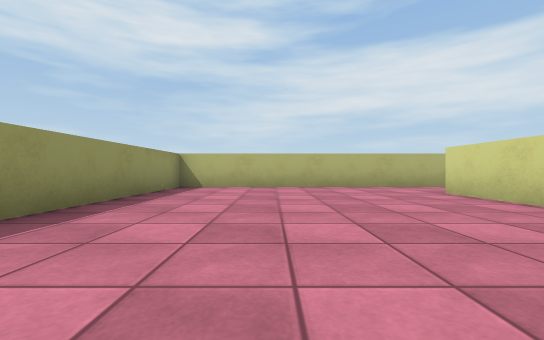
View 1 (above)

21 first-person views from a walk through a Unity game level. The camera is 0.46 m above the floor, looks level and sees 90° across. The floor is counted in squares, 1 m on a side. Each view is taken from the middle of a square. On the plan, view 1 faces up. The plan holds only what a view shows up to about 9 squares ahead; the rest is blank. The place goes on beyond the plan. Surface patterns are stand-ins for the level's own textures.

View 2
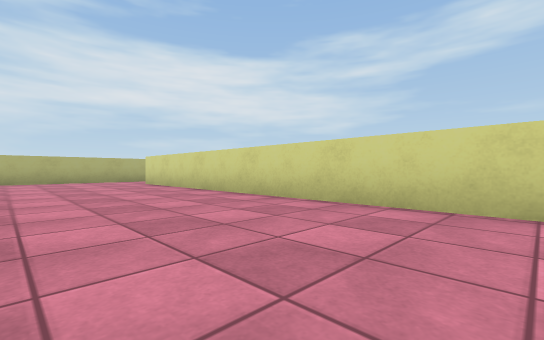

View 3
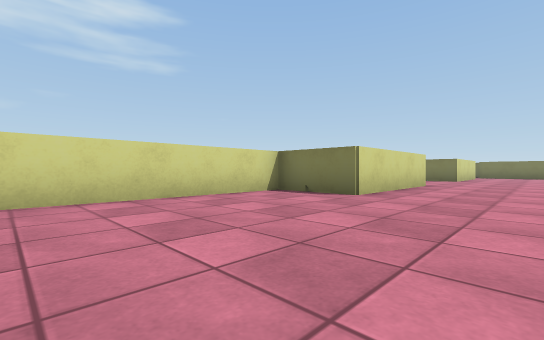

View 4
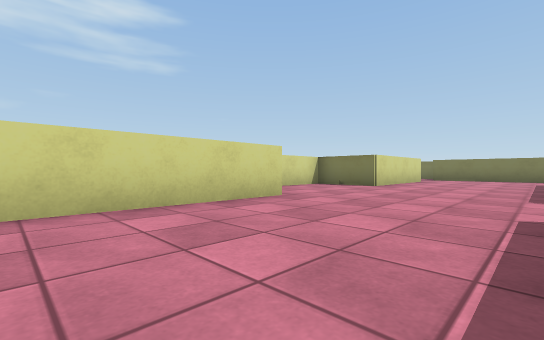

View 5
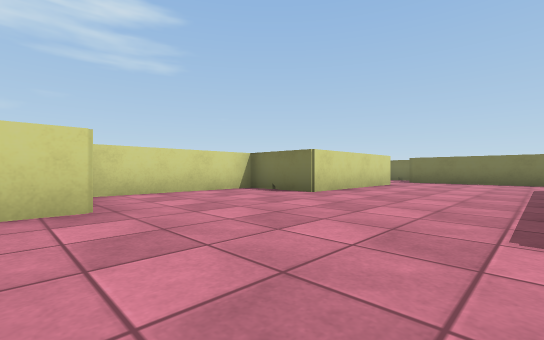

View 6
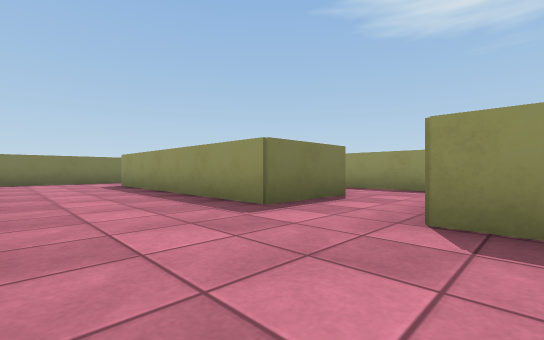

View 7
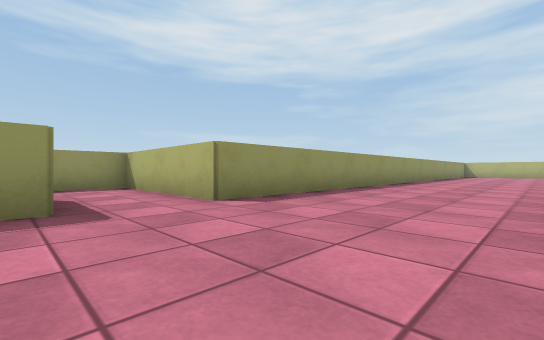

View 8
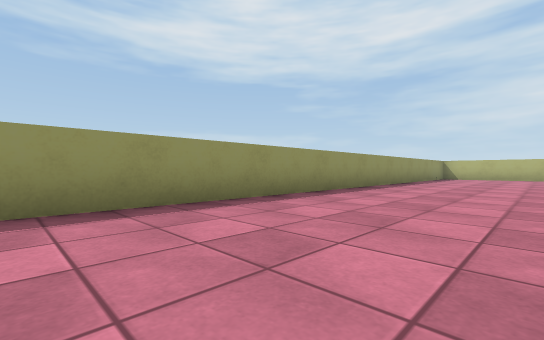

View 9
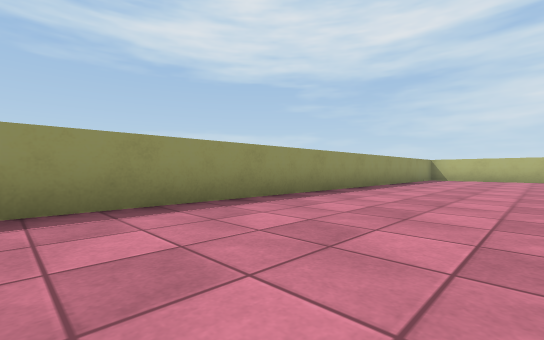

View 10
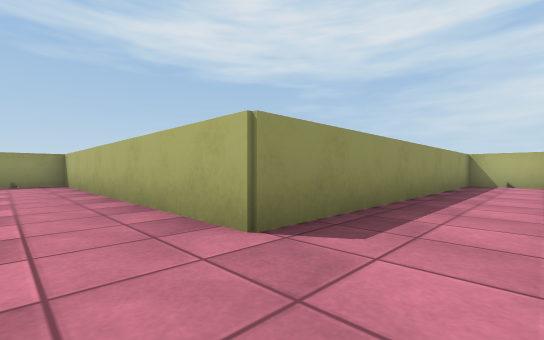

View 11
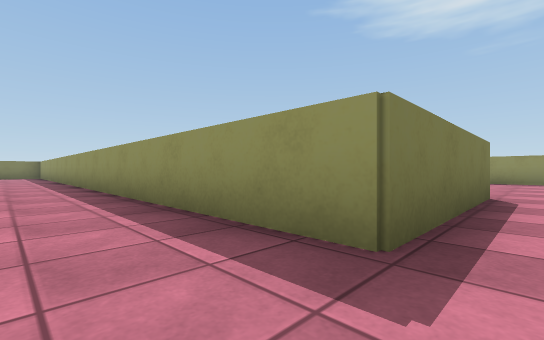

View 12
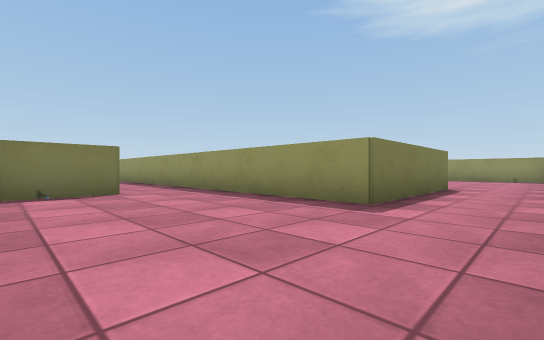

View 13
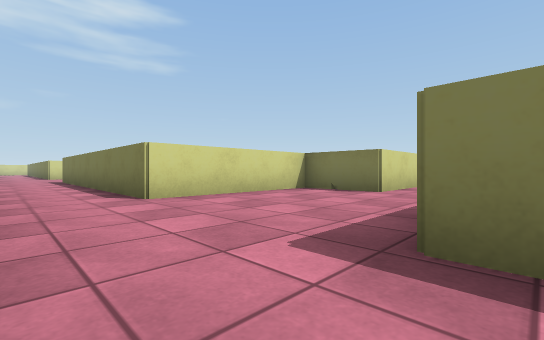

View 14
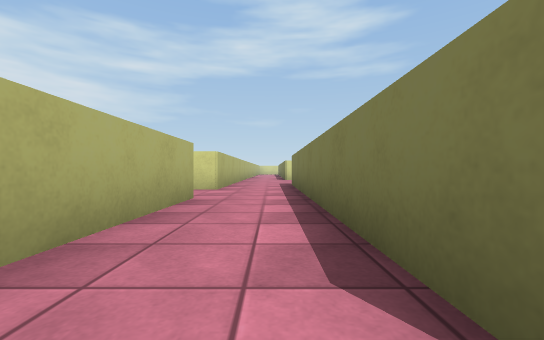

View 15
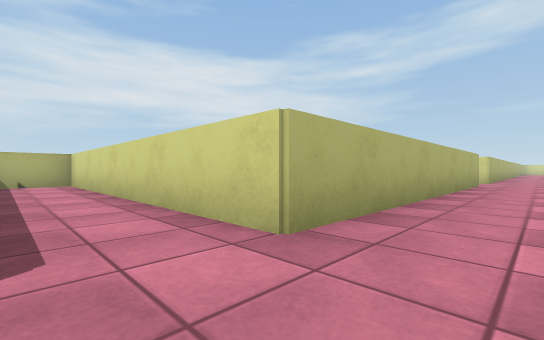

View 16
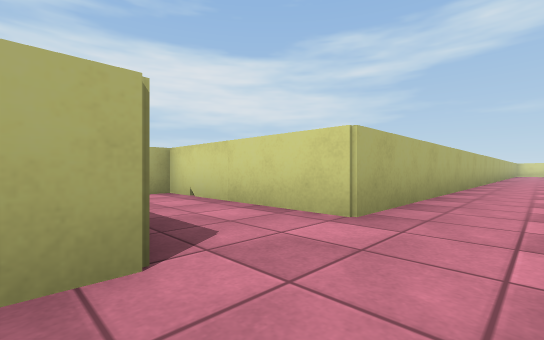

View 17
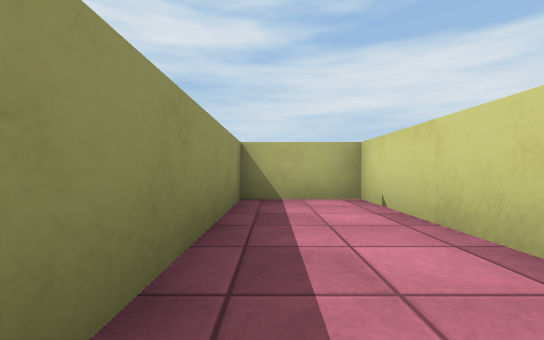

View 18
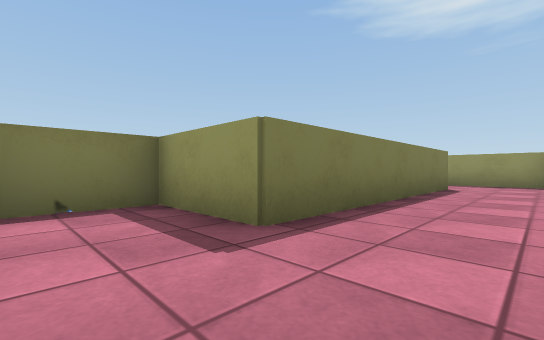

View 19
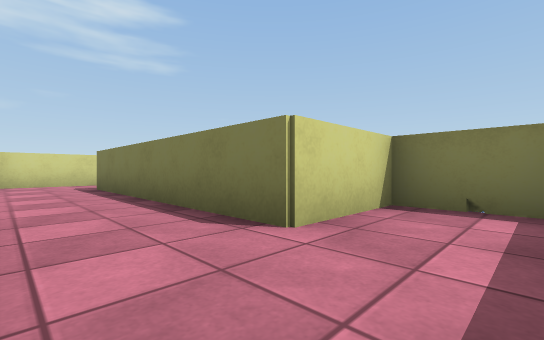

View 20
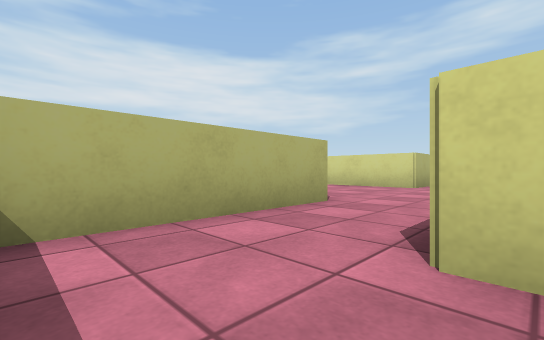

View 21
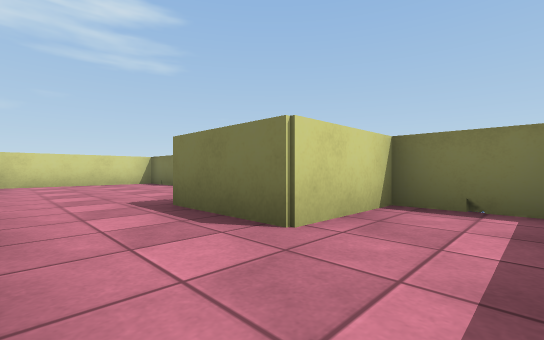

### Floor plan
Points are (right, up) in squares from view 1. A wall is a line through its corners. A room is listed if a view was taken in it or the views show most of it. See-through windows are left out.
Room 1 (views 1, 2, 3, 4, 5, 6, 7, 8, 9, 18)
walls: (1.4, -10.8) (1.4, -6.6) (3.4, -6.6) (3.4, 5.4); (-4.6, -12.6) (-2.5, -12.6) (-2.5, -18.7) (-4.5, -18.7); (2.6, -18.7) (1.4, -18.7) (1.4, -14.6) (3.4, -14.6) (3.4, -11); (-4.6, -20.6) (1.5, -20.6) (1.5, -22.6) (3, -22.6); (3.4, -21.1) (3.4, -19); (3.5, 7.3) (-2.5, 7.3) (-2.5, -10.7) (-4.5, -10.7)
ways out: opening at (4.5, 6.5) to room 2; opening at (-3.5, -19.5) to room 3; opening at (-3.5, -11.5) to room 4
Room 2 (views 10, 11, 12, 13, 14, 15, 16, 17)
walls: (3.4, 5.4) (7.5, 5.4) (7.5, -2.5); (9.4, -0.9) (9.4, 1.4) (11.4, 1.4) (11.4, 5.4) (19.4, 5.4); (19.5, 7.3) (17.4, 7.3) (17.4, 11.3) (15.5, 11.3) (15.5, 7.3) (7.4, 7.3) (7.4, 15.3) (5.5, 15.3) (5.5, 7.3) (3.5, 7.3)
ways out: opening at (4.5, 6.5) to room 1; opening at (8.5, -2)
Room 3 (views 19, 20)
walls: (-6.5, -19) (-6.5, -21.1); (-4.5, -18.7) (-6, -18.7); (-6, -22.6) (-4.6, -22.6) (-4.6, -20.6)
ways out: opening at (-3.5, -19.5) to room 1
Room 4 (view 21)
walls: (-4.5, -10.7) (-6.5, -10.7) (-6.5, -13.8); (-6, -14.6) (-4.6, -14.6) (-4.6, -12.6)
ways out: opening at (-3.5, -11.5) to room 1

Positions as (right, up) in squares from view 1, and headings:
1: (0, 0), facing up
2: (0, -4), facing up-right
3: (-1, -2), facing down-right
4: (-2, -7), facing down-right
5: (-2, -10), facing down-right
6: (0, -10), facing down-left
7: (1, -13), facing up-left
8: (1, -8), facing up-left
9: (1, -6), facing up-left
10: (7, 6), facing up-left
11: (9, 6), facing down-left
12: (11, 7), facing down-left
13: (7, 7), facing down-right
14: (11, 6), facing right
15: (6, 6), facing up-right
16: (15, 6), facing up-right
17: (16, 7), facing up
18: (3, -19), facing down-left
19: (-6, -19), facing down-right
20: (-6, -21), facing up-right
21: (-6, -11), facing down-right
